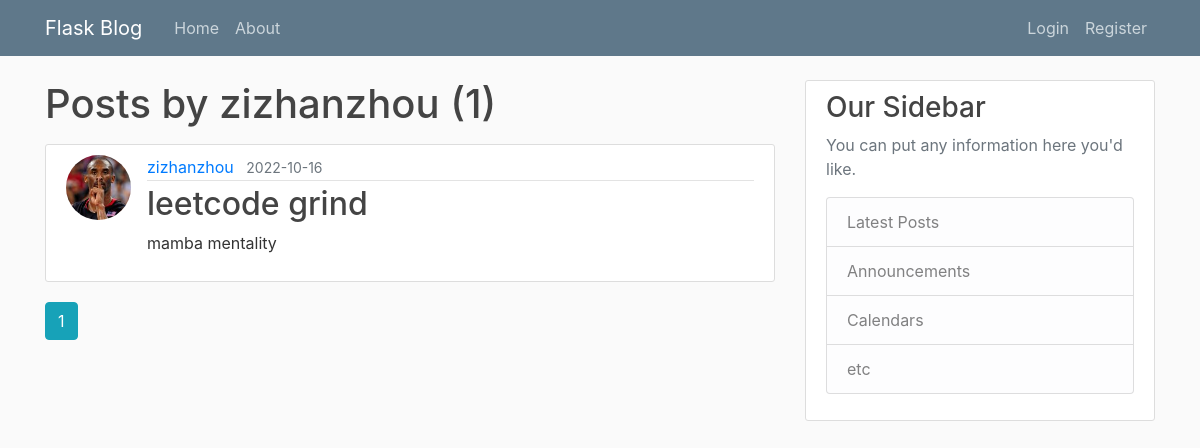
The page /user/zizhanzhou on the database as committed earlier.
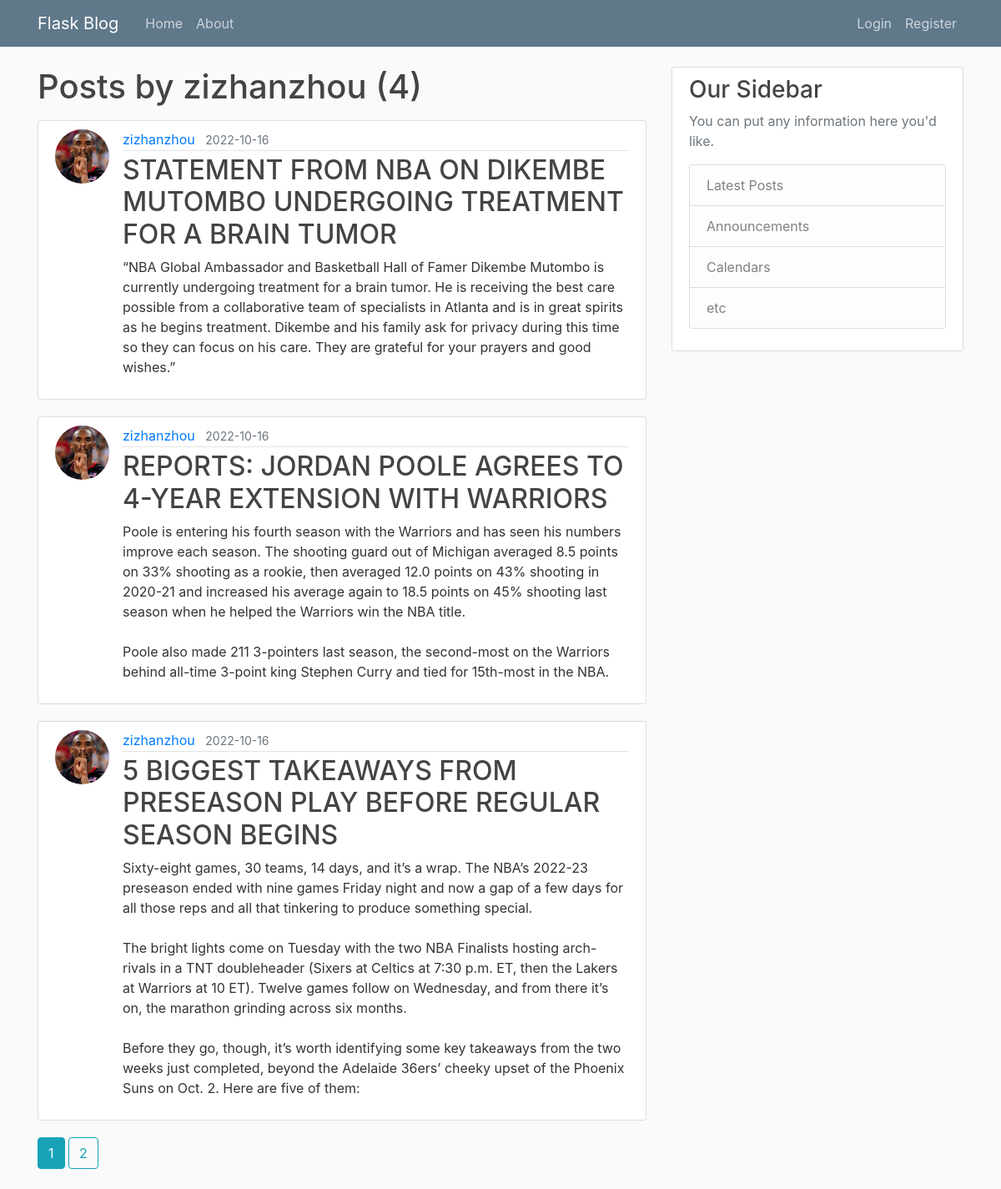
The same page on the database as committed later.
### flaskblog/models.py (models this page shows, shortened)
class User(db.Model, UserMixin):
    id = db.Column(db.Integer, primary_key=True)
    username = db.Column(db.String(20), unique=True, nullable=False)
    email = db.Column(db.String(120), unique=True, nullable=False)
    image_file = db.Column(db.String(20), nullable=False, default='default.jpg')
    password = db.Column(db.String(60), nullable=False)
    posts = db.relationship('Post', backref='author', lazy=True)

class Post(db.Model):
    id = db.Column(db.Integer, primary_key=True)
    title = db.Column(db.String(100), nullable=False)
    date_posted = db.Column(db.DateTime, nullable=False, default=datetime.utcnow)
    content = db.Column(db.Text, nullable=False)
    user_id = db.Column(db.Integer, db.ForeignKey('user.id'), nullable=False)

### flaskblog/routes.py (the view)
@app.route("/user/<string:username>")
def user_posts(username):
    page = request.args.get('page', 1, type=int)
    user = User.query.filter_by(username=username).first_or_404()
    posts = Post.query.filter_by(author=user)\
                        .order_by(Post.date_posted.desc())\
                        .paginate(page=page, per_page=3)
    return render_template('user_posts.html', posts=posts, user=user)

### flaskblog/templates/user_posts.html
{% extends "layout.html" %}
{% block content %}
    <h1 class="mb-3">Posts by {{ user.username }} ({{ posts.total }})</h1>
    {% for post in posts.items%}
    <article class="media content-section">
        <img class="rounded-circle article-img" src="{{ url_for('static', filename='profile_pics/' + post.author.image_file) }}">
        <div class="media-body">
          <div class="article-metadata">
            <a class="mr-2" href="{{ url_for('user_posts', username=post.author.username) }}">{{ post.author.username }}</a>
            <small class="text-muted">{{ post.date_posted.strftime('%Y-%m-%d') }}</small>
          </div>
          <h2><a class="article-title" href="{{ url_for('post', post_id=post.id) }}">{{ post.title }}</a></h2>
          <p class="article-content">{{ post.content }}</p>
        </div>
    </article>
    {% endfor%}
    {% for page_num in posts.iter_pages(left_edge=1, right_edge=1, left_current=1, right_current=2) %}
      {% if page_num %}
        {% if posts.page == page_num %}
          <a class = "btn btn-info mb-4" href="{{ url_for('user_posts', username=user.username, page=page_num) }}"> {{ page_num }}</a>
        {% else %}
          <a class = "btn btn-outline-info mb-4" href="{{ url_for('user_posts', username=user.username, page=page_num) }}"> {{ page_num }}</a>
        {% endif %}
      {% else %}
        ...
      {% endif %}
    {% endfor %}
{% endblock content %}

### flaskblog/templates/layout.html (shortened to what this page needs)
<!DOCTYPE html>
<html lang="en">
<head>
    <link rel="stylesheet" href="https://cdn.jsdelivr.net/npm/bootstrap@4.6.2/dist/css/bootstrap.min.css">
    <link rel="stylesheet" type="text/css" href="{{ url_for('static', filename='main.css')}}">
</head>
<body>
    <header class="site-header">
        <nav class="navbar navbar-expand-md navbar-dark bg-steel fixed-top">
          <div class="container">
            <a class="navbar-brand mr-4" href="/">Flask Blog</a>
            <div class="collapse navbar-collapse" id="navbarToggle">
              <div class="navbar-nav mr-auto">
                <a class="nav-item nav-link" href="{{ url_for('home') }}">Home</a>
                <a class="nav-item nav-link" href="{{ url_for('about') }}">About</a>
              </div>
              <div class="navbar-nav">
                {% if current_user.is_authenticated %}
                  <a class="nav-item nav-link" href="{{ url_for('new_post') }}">New Post</a>
                  <a class="nav-item nav-link" href="{{ url_for('account') }}">Account</a>
                  <a class="nav-item nav-link" href="{{ url_for('logout') }}">Logout</a>
                {% else %}
                  <a class="nav-item nav-link" href="{{ url_for('login') }}">Login</a>
                  <a class="nav-item nav-link" href="{{ url_for('register') }}">Register</a>
                {% endif %}
              </div>
            </div>
          </div>
        </nav>
      </header>
      <main role="main" class="container">
        <div class="row">
          <div class="col-md-8">
            {% block content %}{% endblock %}
          </div>
          <div class="col-md-4">
            <div class="content-section">
              <h3>Our Sidebar</h3>
              <p class='text-muted'>You can put any information here you'd like.
                <ul class="list-group">
                  <li class="list-group-item list-group-item-light">Latest Posts</li>
                  <li class="list-group-item list-group-item-light">Announcements</li>
                  <li class="list-group-item list-group-item-light">Calendars</li>
                  <li class="list-group-item list-group-item-light">etc</li>
                </ul>
              </p>
            </div>
          </div>
        </div>
      </main>
</body>
</html>

### flaskblog/static/main.css (style rules this page uses)
body { background: #fafafa; color: #333333; margin-top: 5rem; }
h1, h2, h3, h4, h5, h6 { color: #444444; }
.bg-steel { background-color: #5f788a; }
.site-header .navbar-nav .nav-link { color: #cbd5db; }
.content-section { background: #ffffff; padding: 10px 20px; border: 1px solid #dddddd; border-radius: 3px; margin-bottom: 20px; }
.article-title { color: #444444; }
.article-content { white-space: pre-line; }
.article-img { height: 65px; width: 65px; margin-right: 16px; }
.article-metadata { padding-bottom: 1px; margin-bottom: 4px; border-bottom: 1px solid #e3e3e3 }

Rows that differ between the two databases and show on the page:
no longer on this page (row unchanged): Post: image_file (picture), author.username "zizhanzhou", date_posted "2022-10-16", title "leetcode grind", content "mamba mentality"
added Post: image_file (picture), author.username "zizhanzhou", date_posted "2022-10-16", title "STATEMENT FROM NBA ON DIKEMBE MUTOMBO UNDERGOING TREATMENT FOR A BRAIN TUMOR", content "“NBA Global Ambassador and Basketball Hall of Famer Dikembe Mutombo is currently undergoing treatment for a brain tumor. He is receiving the best care possible from a collaborative team of specialists in Atlanta and is in great spirits as he begins treatment. Dikembe and his family ask for privacy during this time so they can focus on his care. They are grateful for your prayers and good wishes.”"
added Post: image_file (picture), author.username "zizhanzhou", date_posted "2022-10-16", title "REPORTS: JORDAN POOLE AGREES TO 4-YEAR EXTENSION WITH WARRIORS", content "Poole is entering his fourth season with the Warriors and has seen his numbers improve each season. The shooting guard out of Michigan averaged 8.5 points on 33% shooting as a rookie, then averaged 12.0 points on 43% shooting in 2020-21 and increased his average again to 18.5 points on 45% shooting last season when he helped the Warriors win the NBA title. Poole also made 211 3-pointers last season, the second-most on the Warriors behind all-time 3-point king Stephen Curry and tied for 15th-most in the NBA."
added Post: image_file (picture), author.username "zizhanzhou", date_posted "2022-10-16", title "5 BIGGEST TAKEAWAYS FROM PRESEASON PLAY BEFORE REGULAR SEASON BEGINS", content "Sixty-eight games, 30 teams, 14 days, and it’s a wrap. The NBA’s 2022-23 preseason ended with nine games Friday night and now a gap of a few days for all those reps and all that tinkering to produce something special. The bright lights come on Tuesday with the two NBA Finalists hosting arch-rivals in a TNT doubleheader (Sixers at Celtics at 7:30 p.m. ET, then the Lakers at Warriors at 10 ET). Twelve games follow on Wednesday, and from there it’s on, the marathon grinding across six months. Before they go, though, it’s worth identifying some key takeaways from the two weeks just completed, beyond the Adelaide 36ers’ cheeky upset of the Phoenix Suns on Oct. 2. Here are five of them:"
Other text that changed with them:
{{ posts.total }}: "1" → "4"
new list line: "2"
